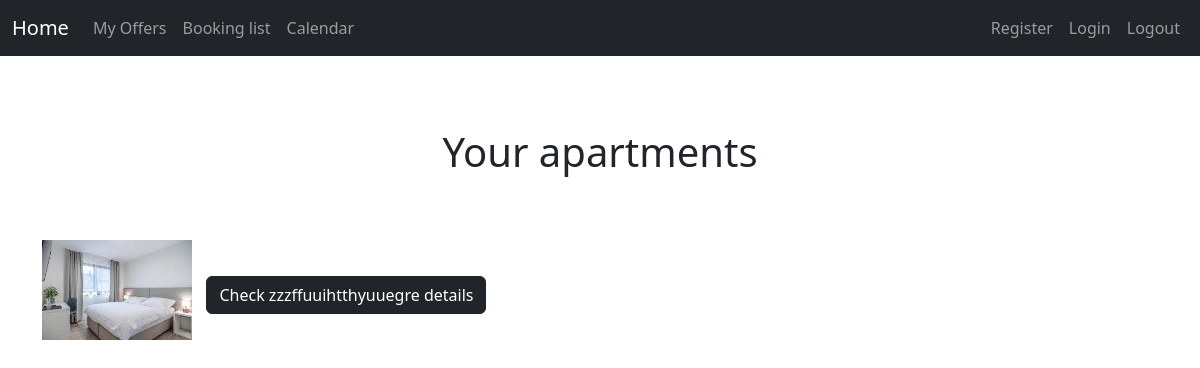
Before: /apartment_list/ (signed in) with the older database file.
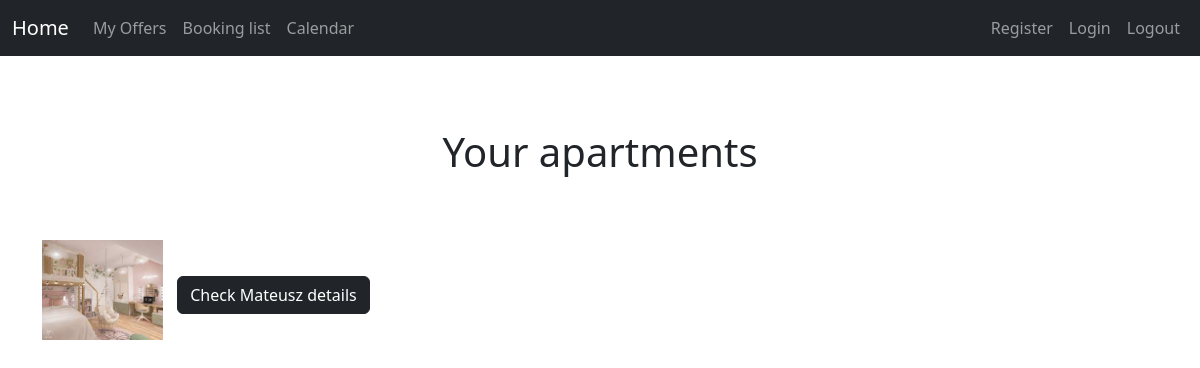
After: the same page with the newer database file.
### reservations/models.py (models this page shows, shortened)
class Apartment(models.Model):
    user = models.ForeignKey(settings.AUTH_USER_MODEL, on_delete=models.CASCADE, null=True)
    name = models.CharField(max_length=20)
    description = models.CharField(null=True, max_length=1000)
    beds = models.IntegerField(null=True)
    capacity = models.IntegerField(null=True)
    price = models.IntegerField(null=True)

class Photo(models.Model):
    apartment = models.ForeignKey(Apartment, related_name='photos', on_delete=models.CASCADE)
    image = models.ImageField(upload_to='static/images/', null=True, blank=True)

### reservations/views.py (the view)
# urls.py: path('apartment_list/', apartment_list, name='apartment_list'),
def apartment_list(request):
    user = request.user
    apartments = Apartment.objects.filter(user=user)
    return render(request, 'reservations/my_apartments.html', {'apartments': apartments})

### reservations/templatetags/apartment_tags.py (called while the page is built)
@register.filter
def if_user_offer_apartment(user):
    if user.is_authenticated:
        return Apartment.objects.filter(user=user).exists()
    return False

### templates/reservations/my_apartments.html (shortened to what this page needs)
{% extends 'base.html' %}
{% block content %}
<div class="d-flex justify-content-center align-items-center" style="height: 20vh;">
    <h2 class="text-center mb-3 " style="font-size: 40px;">Your apartments</h2>
</div>
{% for apartment in apartments %}
<li class="list-group-item">
    {% if apartment.photos.first %}
        <img src="{{ apartment.photos.first.image.url }}" alt="{{ apartment.name }} Image" style="max-width: 500px; max-height: 100px; margin-right: 10px;">
    {% endif %}
    <a href="{% url 'reservations:apartment_detail' apartment.id %}" class="btn btn-dark" style="margin-top: 10px;">Check {{ apartment.name }} details</a>
</li>
{% endfor %}
{% endblock %}

Changed rows visible on the page:
removed Apartment: photos.first.image (picture), name "zzzffuuihtthyuuegre"
added Apartment: photos.first.image (picture), name "Mateusz"
